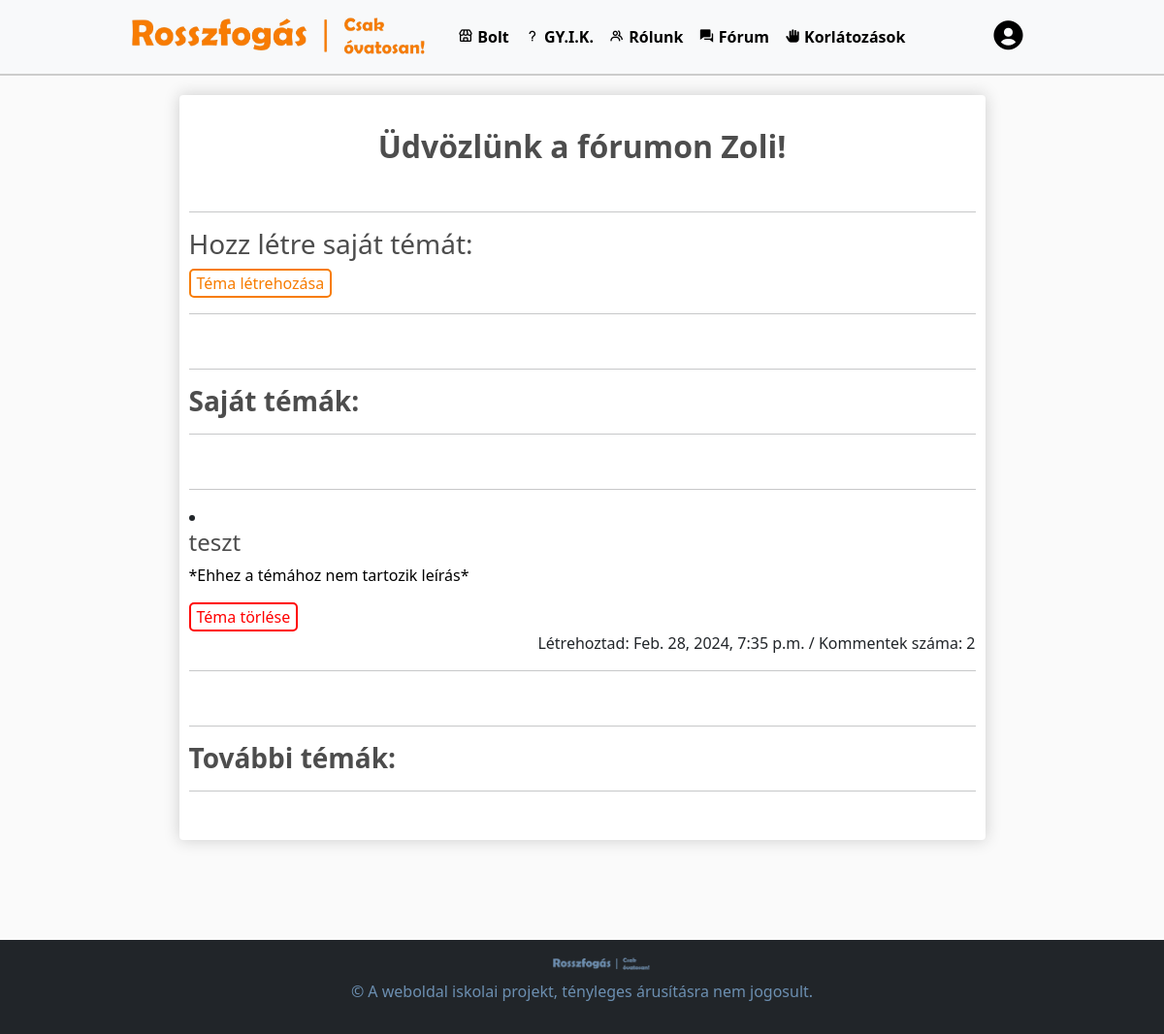
The page /fiok/forum (signed in) on the database as committed earlier.
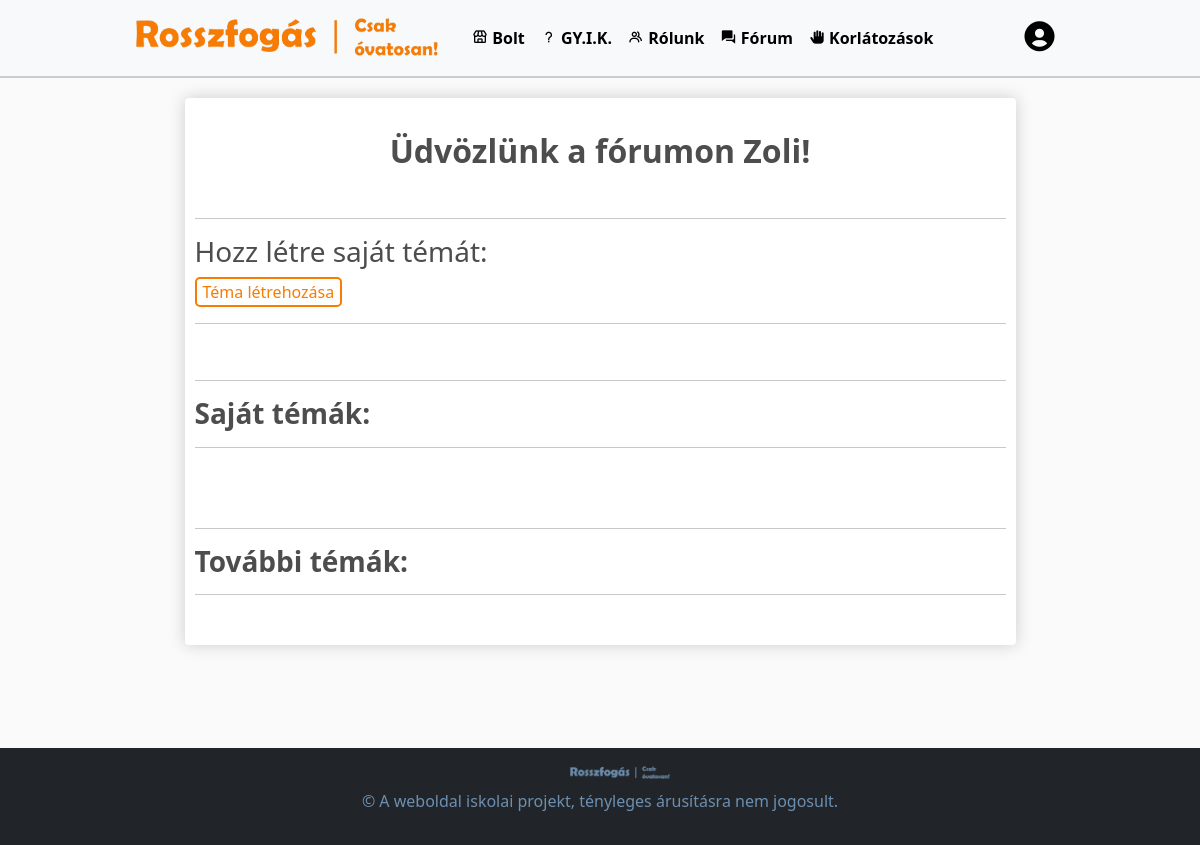
The same page on the database as committed later.
### default/models.py (models this page shows, shortened)
class Topic(models.Model):
    creator = models.ForeignKey(User, on_delete=models.CASCADE)
    title = models.CharField(max_length=80, null=True)
    leiras = models.CharField(max_length=150, null=True, blank=True, default="Ehhez a témához nem tartozik leírás")
    created_at = models.DateTimeField(auto_now_add=True)

### account/views.py (the view)
# urls.py: path('forum', views.forum_cucc, name="forumcucc"),
def forum_cucc(request):
    topics = Topic.objects.annotate(num_comments=Count('comment')).order_by('-created_at')
    current_user = request.user
    customer = Customer.objects.get(user=current_user)
    if request.method == 'POST':
        form = TopicForm(request.POST)
        if form.is_valid():
            topic = form.save(commit=False)
            topic.creator = request.user
            topic.save()
            return redirect('forumcucc')
    else:
        form = TopicForm()
    return render(request, 'account/topic_list.html', {'topics': topics, 'form': form, 'customer': customer, 'current_user': current_user})

### account/templates/account/topic_list.html (shortened to what this page needs)
{% extends "default/layout.html" %}
{% load static %}
{% block body %}
<div class="row">
    <div class="col-lg-9 mx-auto" style="margin-top: 20px;">
        <div class="box-element" id="form-wrapper">
            <div id="user-info profile-info">
                <br>
                <h2 style="text-align: center;"><strong>Üdvözlünk a fórumon {{ customer.name }}!</strong></h2>
                <br>
                <hr>
                {% if customer.banned_forum == False %}
                <h3>Hozz létre saját témát:</h3>
                <button onclick="toggleForm()" class="user-btn">Téma létrehozása</button>
                {% endif %}
                <hr>
                <br>
                <hr>
                <h3><strong>Saját témák:</strong></h3>
                <hr>
                <br>
                {% for topic in topics %}
                {% if topic.creator == current_user %}
                    <hr>
                    <a href="{% url 'topic_detail' topic.id %}" style="text-decoration: none; color: black;">
                        <li>
                            <h4>{{ topic.title }}</h4>
                            <p>{{topic.leiras}}</p>
                            </a>
                            <form action="{% url 'delete_topic' topic.id %}" method="post">
                                <button class="delete-btn" type="submit">Téma törlése</button>
                            </form>
                            <p style="float: right;">Létrehoztad: {{ topic.created_at }} / Kommentek száma: {{ topic.num_comments }}</p>
                        <br>
                    <hr>
                {% endif %}
                {% endfor %}
                <br>
                <hr>
                <h3><strong>További témák:</strong></h3>
                <hr>
                <br>
            </div>
        </div>
    </div>
</div>
{% endblock %}

Rows that differ between the two databases and show on the page:
removed Topic: title "teszt", leiras "*Ehhez a témához nem tartozik leírás*", created_at "Feb. 28, 2024, 7:35 p.m.", num_comments "2"
